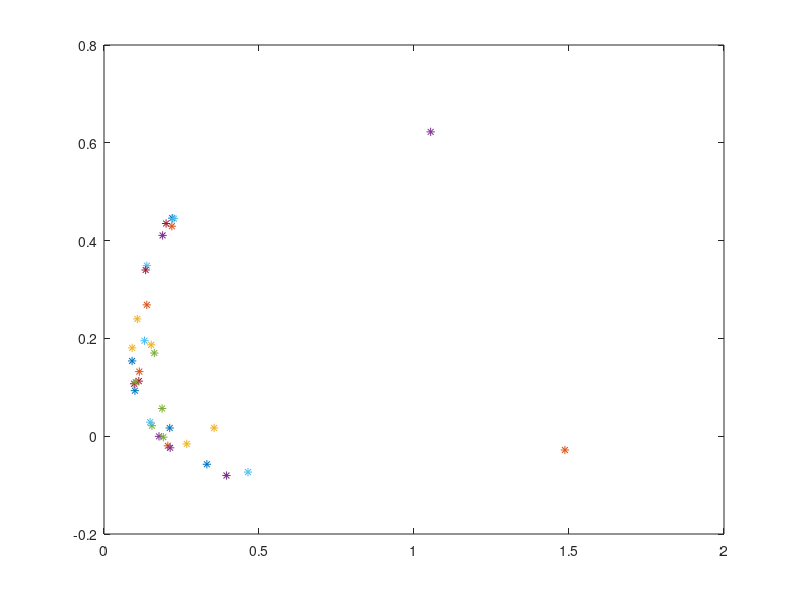

Here is the MATLAB script that generated this plot:
%%Get Features from Raw Data
%%Features: 2012 Populations
Data = [
    
7.87	7.99	9.82	6.52	7.13	6.00	6.91	5.63	5.82	5.06	4.83	6.58	6.99	6.42	6.61	4.07	6.32	2.38	6.64	5.65	4.37	6.44	2.55	5.37	3.52	6.01	7.63	6.44	3.21	3.75	3.29	6.21	8.62	3.76
5.58	6.42	8.11	5.33	6.92	3.51	5.41	6.36	6.44	9.49	5.82	5.28	6.36	5.98	5.48	3.25	5.63	1.75	7.29	3.83	2.92	6.96	4.30	3.43	2.37	5.25	5.84	4.80	2.08	2.15	3.70	6.86	8.53	2.13
4.29	5.81	7.31	4.87	6.12	2.52	5.17	5.87	5.59	1.90	4.78	4.92	4.87	4.77	4.83	3.28	4.24	1.58	6.34	2.82	2.17	7.17	3.15	2.64	2.07	5.04	7.52	3.69	1.39	3.63	3.71	6.66	8.62	1.39
3.99	6.83	7.27	5.54	5.86	3.89	5.65	6.08	4.97	9.49	5.64	5.06	5.26	4.57	5.40	5.84	3.79	17.26	5.74	2.54	2.44	7.53	2.68	3.08	3.25	5.84	5.84	4.57	2.14	2.34	5.05	8.14	6.95	1.74
8.53	9.14	7.68	6.54	6.53	11.77	7.35	10.66	7.57	6.96	6.62	6.62	5.81	7.71	7.49	16.48	6.46	27.17	5.96	4.49	10.12	7.34	2.42	7.51	9.85	8.83	3.14	7.92	9.61	7.22	8.05	5.76	5.25	9.54
37.01	33.21	35.57	28.99	28.09	43.78	32.27	27.86	28.25	26.58	28.47	30.17	31.83	35.20	33.50	43.41	39.30	26.46	29.29	43.32	49.65	25.03	12.68	42.96	49.02	32.76	27.16	45.38	54.39	47.24	27.77	24.91	37.03	49.01
22.48	20.53	19.59	23.64	18.82	18.40	19.59	24.37	25.00	22.78	25.35	23.41	24.87	23.47	21.87	16.24	21.90	12.38	24.53	24.77	17.31	26.42	28.59	22.32	18.02	20.73	33.45	18.39	20.18	25.00	25.72	28.23	21.25	16.61
3.02	2.63	1.99	5.00	3.70	2.52	3.58	3.95	5.01	8.86	5.23	4.17	3.67	2.94	4.37	2.22	3.15	3.51	3.24	4.88	2.73	4.12	14.36	4.04	3.90	3.80	3.59	2.32	2.64	3.59	6.92	5.92	2.26	3.35
2.39	2.34	1.25	3.96	4.31	2.21	3.56	2.73	3.65	0.00	3.97	3.86	2.58	2.25	3.46	1.95	2.85	1.82	2.64	3.33	2.68	2.59	11.54	2.72	2.86	3.28	3.48	1.89	1.62	1.57	5.17	3.41	0.47	3.21
1.90	2.16	0.76	3.25	4.83	1.68	3.85	2.24	3.18	5.70	3.25	3.68	2.38	2.23	2.72	1.41	2.53	1.48	2.88	2.09	2.17	2.41	7.92	2.55	2.04	3.29	1.12	1.42	1.18	1.32	3.61	1.51	0.13	2.90
1.62	1.71	0.45	3.14	4.27	1.81	3.60	1.91	2.14	1.90	2.78	3.76	2.42	1.89	2.20	1.03	1.89	1.48	2.62	1.26	1.62	1.86	6.11	1.68	1.78	2.93	0.67	1.48	0.92	1.25	3.17	1.71	0.04	2.60
1.32	1.24	0.20	3.22	3.42	1.93	3.08	2.33	2.38	1.27	3.26	2.49	2.94	2.57	2.08	0.82	1.94	2.72	2.83	1.03	1.82	2.15	3.69	1.71	1.31	2.25	0.56	1.71	0.63	0.93	3.85	0.68	0.85	3.77
]

DataT = Data'

%%
%%Count the Cosine distance
X=DataT

[mx,nx] = size(X);
Dis = ones(mx,nx);
C = cov(X);
for i=1:mx
for j=1:mx
D(i,j)=1-(X(i,:)*X(j,:)')/sqrt(X(i,:)*X(i,:)'*X(j,:)*X(j,:)');
end
end


%%
%%Use PCA to decrease dimention from 34 to 2
[COEFF,SCORE,latent,tsquare] = pca(D);

important = cumsum(latent)/sum(latent)

tranMix = COEFF(:,1:2)

result = D * tranMix


%%
%%Plot in 2D plane

for i = 1:34

plot(result(i,1),result(i,2),'*')
hold on
    
end

